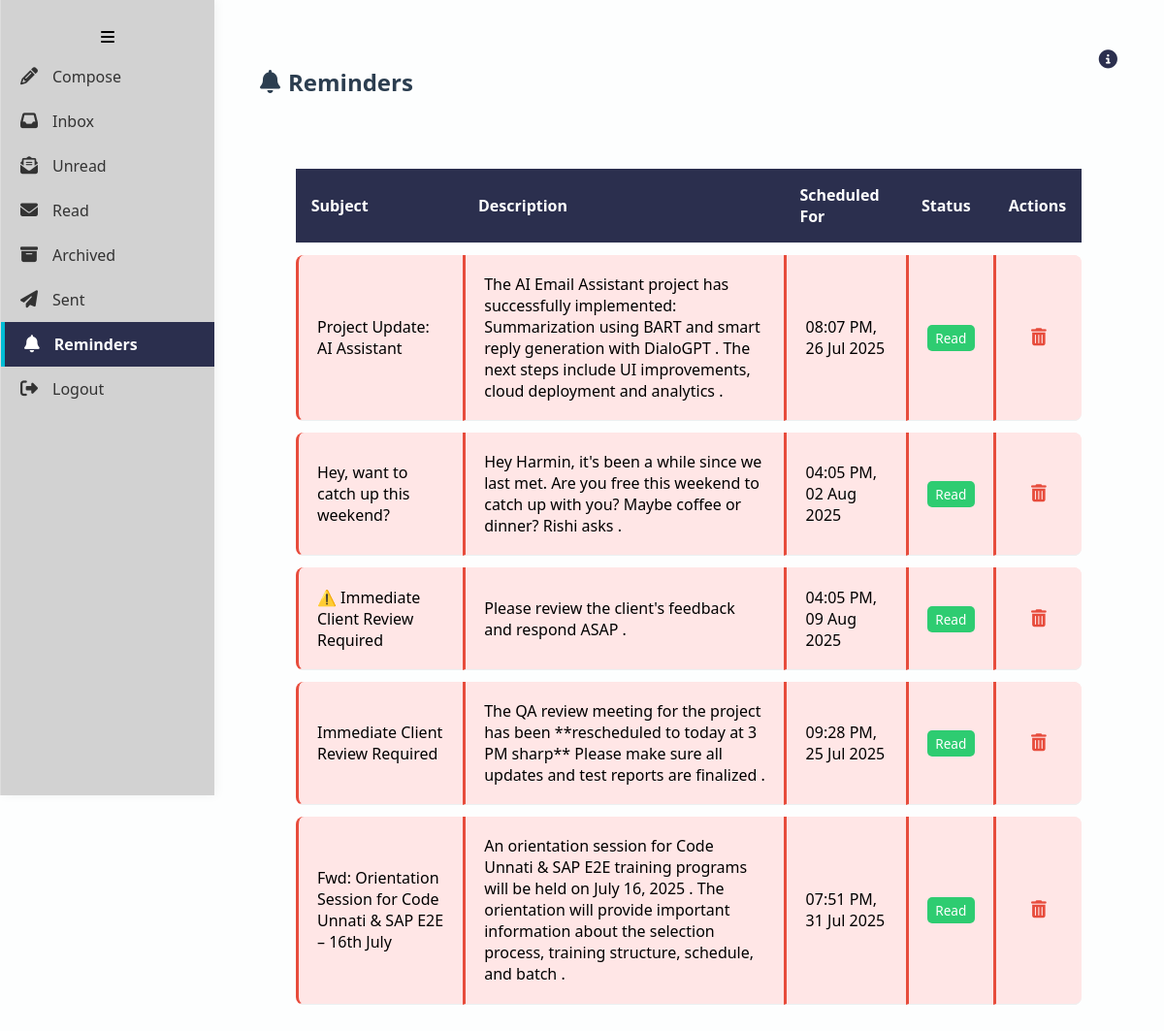
Screenshot of /reminders (signed in) with the database file from the repository.
### models.py (models this page shows)
class EmailStatus(Base):
    __tablename__ = 'email_status'
    id = Column(Integer, primary_key=True)
    subject = Column(String)
    sender = Column(String)
    classification = Column(String)
    summary = Column(String)
    timestamp = Column(DateTime)
    read = Column(Boolean, default=False)
    archived = Column(Boolean, default=False)
    priority = Column(String(10), default='Low')
    smart_reply = Column(Text)
    body = Column(Text)
    attachments = Column(Text)
    reminder = Column(Boolean, default=False)

### app.py (the view)
@app.route('/reminders')
@login_required
def reminders():
    session = Session()
    reminders = session.query(EmailStatus).filter_by(reminder=True).all()
    from datetime import datetime
    for r in reminders:
        print(f"🕒 Reminder: {r.timestamp}, Now: {datetime.now()}, Delta: {r.timestamp - datetime.now()}")
    return render_template('reminder.html', reminders=reminders, active_page='reminder', get_urgency_class=get_urgency_class)

### app.py (called while the page is built)
@login_manager.user_loader
def load_user(user_id):
    session = Session()
    user = session.get(User, int(user_id))
    session.close()
    return user

def get_urgency_class(timestamp):
    now = datetime.now()
    if timestamp < now:
        return 'overdue'         # 🔴 Time has already passed
    elif timestamp <= now + timedelta(hours=6):
        return 'urgent'          # 🟠 Within the next 6 hours
    else:
        return 'normal'          # 🟢 Future reminders

### templates/reminder.html (shortened to what this page needs)
<!DOCTYPE html>
<html lang="en">
<head>
  <link rel="stylesheet" href="{{ url_for('static', filename='style.css') }}?v=10">
  <link rel="stylesheet" href="https://cdnjs.cloudflare.com/ajax/libs/font-awesome/6.5.0/css/all.min.css" />
</head>
<body>
  <div class="sidebar" id="sidebar">
    <div class="toggle-sidebar" onclick="toggleSidebar()">
      <i class="fas fa-bars"></i>
    </div>
    <a href="{{ url_for('compose') }}" class="sidebar-btn {% if active_page == 'compose' %}active{% endif %}">
      <i class="fas fa-pencil-alt"></i><span>Compose</span>
    </a>
    <a href="{{ url_for('dashboard') }}?filter=inbox"
      class="sidebar-btn {% if active_page == 'inbox' %}active{% endif %}">
      <i class="fas fa-inbox"></i><span>Inbox</span>
    </a>
    <a href="{{ url_for('dashboard') }}?filter=unread"
      class="sidebar-btn {% if active_page == 'unread' %}active{% endif %}">
      <i class="fas fa-envelope-open-text"></i><span>Unread</span>
    </a>
    <a href="{{ url_for('dashboard') }}?filter=read"
      class="sidebar-btn {% if active_page == 'read' %}active{% endif %}">
      <i class="fas fa-envelope"></i><span>Read</span>
    </a>
    <a href="{{ url_for('dashboard') }}?filter=archived"
      class="sidebar-btn {% if active_page == 'archived' %}active{% endif %}">
      <i class="fas fa-archive"></i><span>Archived</span>
    </a>
    <a href="{{ url_for('sent') }}" class="sidebar-btn {% if active_page == 'sent' %}active{% endif %}">
      <i class="fas fa-paper-plane"></i><span>Sent</span>
    </a>
    <a href="{{ url_for('reminders') }}" class="sidebar-btn {% if active_page == 'reminder' %}active{% endif %}">
      <i class="fas fa-bell"></i><span>Reminders</span>
    </a>
    <a href="{{ url_for('logout') }}" class="sidebar-btn logout">
      <i class="fas fa-sign-out-alt"></i><span>Logout</span>
    </a>
  </div>
  <div class="main-content">
    <div class="top-bar">
      <h2><i class="fas fa-bell"></i> Reminders</h2>
      <div class="reminder-info-wrapper">
        <div class="info-hover">
          <i class="fas fa-info-circle" id="infoIcon" title="Reminder Color Guide"></i>
        </div>
      </div>
    </div>
    <div class="reminders-wrapper">
      {% if reminders %}
      <table class="reminders-table">
        <thead>
          <tr>
            <th>Subject</th>
            <th>Description</th>
            <th>Scheduled For</th>
            <th>Status</th>
            <th>Actions</th>
          </tr>
        </thead>
        <tbody>
          {% for reminder in reminders %}
          <tr class="{{ get_urgency_class(reminder.timestamp) }}" class="reminder-mail">
            <td>{{ reminder.subject }}</td>
            <td>{{ reminder.summary or 'No description' }}</td>
            <td>{{ reminder.timestamp.strftime('%I:%M %p, %d %b %Y') }}</td>
            <td>
              <span class="badge {{ 'read' if reminder.read else 'pending' }}">
                {{ 'Read' if reminder.read else 'Pending' }}
              </span>
            </td>
            <td>
              <a href="{{ url_for('delete_reminder', id=reminder.id) }}" class="delete-btn-1" title="Delete Reminder">
                <i class="fas fa-trash-alt"></i>
              </a>
            </td>
          </tr>
          {% endfor %}
        </tbody>
      </table>
      {% else %}
      <p>No reminders found.</p>
      {% endif %}
    </div>
  </div>
</body>
</html>

### static/style.css (style rules this page uses)
body { font-family: Arial, sans-serif; padding: 20px; background: #f4f6f8; }
h2 { color: #2c3e50; }
body { font-family: 'Segoe UI', sans-serif; background: #fdfefe; padding: 40px; }
table { width: 100%; border-collapse: collapse; margin-top: 15px; }
th, td { padding: 12px; text-align: left; border-bottom: 1px solid #ecf0f1; }
th { background: #3498db; color: white; }
.top-bar { display: flex; justify-content: space-between; align-items: center; }
.read { color: green; }
.sidebar { position: fixed; top: 0; right: 0; height: 100vh; width: 250px; background-color: #f9f9f9; display: flex; flex-direction: column; justify-content: flex-start; transition: width 0.3s ease; z-index: 100; border-left: 1px solid #ddd; overflow: hidden; }
.sidebar { width: 220px; background: #d2d2d2; height: 100vh; position: fixed; left: 0; top: 0; padding-top: 20px; transition: width 0.3s ease; box-shadow: 2px 0 10px rgba(0, 0, 0, 0.05); z-index: 999; }
.sidebar .toggle-sidebar { display: flex; justify-content: center; padding: 10px; cursor: pointer; }
.sidebar-btn { display: flex; align-items: center; gap: 15px; padding: 12px 20px; color: #333; text-decoration: none; transition: background 0.3s; font-weight: 500; }
.sidebar-btn i { font-size: 18px; }
.main-content { margin-left: 220px; transition: margin-left 0.3s ease; }
:root { --card-bg: #f9f9f9; --card-bg-dark: #1e1e1e; --text-color: #333; --text-color-dark: #ddd; --muted: #777; --muted-dark: #aaa; --shadow: 0 2px 8px rgba(0, 0, 0, 0.08); --shadow-dark: 0 2px 10px rgba(255, 255, 255, 0.04); }
.sidebar-btn.active { background-color: #2b2f4e; color: #ffffff; font-weight: bold; border-left: 4px solid #00bcd4; }
.delete-btn-1 i { color: #e74c3c; font-size: 18px; transition: color 0.2s ease; display: flex; justify-content: center; margin: auto; align-items: center; }
.delete-btn-1 { margin: auto; }

### templates/reminder.html (style rules this page uses)
.reminders-wrapper { padding: 2rem; }
.reminders-table { width: 100%; border-collapse: collapse; margin-top: 1.5rem; padding: .3rem; background-color: white; overflow: hidden; }
.reminders-table th, .reminders-table td { padding: 1rem; text-align: left; }
.reminders-table th { background-color: #2b2f4e; font-weight: 600; }
.reminders-table td { font-size: .9rem; margin-bottom: 2rem; }
.delete-btn-1 { color: #e74c3c; text-decoration: none; font-size: 1.2rem; }
.top-bar h2 { margin-bottom: 0; display: flex; align-items: center; gap: 0.5rem; }
.badge { padding: 0.3em 0.6em; border-radius: 5px; font-size: 0.85rem; }
.badge.read { background-color: #2ecc71; color: white; }
.overdue { background-color: #ffe6e6; border-left: 3px solid #e74c3c; }
.reminder-info-wrapper { position: relative; margin-bottom: 1.5rem; padding-left: 0.3rem; }
.info-hover { position: relative; display: inline-block; }
#infoIcon { font-size: 1.2rem; color: #2b2f4e; cursor: pointer; }
.reminders-table { width: 100%; border-collapse: separate; border-spacing: 0 12px; margin-top: 1.5rem; background-color: transparent }
.reminders-table thead th { background-color: #2b2f4e; color: white; font-weight: 600; padding: 1rem; text-align: left; }
.reminders-table td { background-color: white; font-size: 1rem; padding: 1.2rem; transition: transform 0.2s ease, box-shadow 0.2s ease; position: relative; z-index: 1; }
.reminders-table tbody tr td:first-child { border-top-left-radius: 8px; border-bottom-left-radius: 8px; }
.reminders-table tbody tr td:last-child { border-top-right-radius: 8px; border-bottom-right-radius: 8px; }
.overdue td { background-color: #ffe6e6 !important; border-left: 3px solid #e74c3c; }

### rows the page displays
EmailStatus: subject "Project Update: AI Assistant", summary "The AI Email Assistant project has successfully implemented: Summarization using BART and smart reply generation with DialoGPT . The next steps include UI improvements, cloud deployment and analytics .", timestamp "08:07 PM, 26 Jul 2025", read "Read"
EmailStatus: subject "Hey, want to catch up this weekend?", summary "Hey Harmin, it's been a while since we last met. Are you free this weekend to catch up with you? Maybe coffee or dinner? Rishi asks .", timestamp "04:05 PM, 02 Aug 2025", read "Read"
EmailStatus: subject "⚠️ Immediate Client Review Required", summary "Please review the client's feedback and respond ASAP .", timestamp "04:05 PM, 09 Aug 2025", read "Read"
EmailStatus: subject "Immediate Client Review Required", summary "The QA review meeting for the project has been **rescheduled to today at 3 PM sharp** Please make sure all updates and test reports are finalized .", timestamp "09:28 PM, 25 Jul 2025", read "Read"
EmailStatus: subject "Fwd: Orientation Session for Code Unnati & SAP E2E – 16th July", summary "An orientation session for Code Unnati & SAP E2E training programs will be held on July 16, 2025 . The orientation will provide important information about the selection process, training structure, schedule, and batch .", timestamp "07:51 PM, 31 Jul 2025", read "Read"
